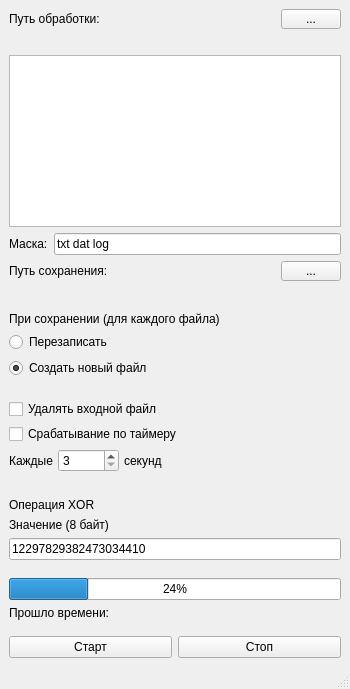
<?xml version="1.0" encoding="UTF-8"?>
<ui version="4.0">
 <class>MainWindow</class>
 <widget class="QMainWindow" name="MainWindow">
  <property name="geometry">
   <rect>
    <x>0</x>
    <y>0</y>
    <width>350</width>
    <height>689</height>
   </rect>
  </property>
  <property name="maximumSize">
   <size>
    <width>350</width>
    <height>800</height>
   </size>
  </property>
  <property name="windowTitle">
   <string>MainWindow</string>
  </property>
  <widget class="QWidget" name="centralwidget">
   <layout class="QVBoxLayout" name="verticalLayout_5">
    <item>
     <layout class="QGridLayout" name="gridLayout_3">
      <item row="0" column="0">
       <widget class="QLabel" name="label">
        <property name="text">
         <string>Путь обработки:</string>
        </property>
       </widget>
      </item>
      <item row="0" column="1">
       <widget class="QToolButton" name="btn_SelectPath">
        <property name="minimumSize">
         <size>
          <width>60</width>
          <height>20</height>
         </size>
        </property>
        <property name="text">
         <string>...</string>
        </property>
       </widget>
      </item>
      <item row="1" column="0">
       <widget class="QLabel" name="labelOpenPath">
        <property name="text">
         <string/>
        </property>
       </widget>
      </item>
     </layout>
    </item>
    <item>
     <widget class="QTextEdit" name="displayFiles">
      <property name="minimumSize">
       <size>
        <width>0</width>
        <height>100</height>
       </size>
      </property>
      <property name="maximumSize">
       <size>
        <width>16777215</width>
        <height>200</height>
       </size>
      </property>
     </widget>
    </item>
    <item>
     <layout class="QHBoxLayout" name="horizontalLayout_3">
      <item>
       <widget class="QLabel" name="labelMask">
        <property name="text">
         <string>Маска:</string>
        </property>
       </widget>
      </item>
      <item>
       <widget class="QLineEdit" name="editMask">
        <property name="text">
         <string>txt dat log</string>
        </property>
       </widget>
      </item>
     </layout>
    </item>
    <item>
     <layout class="QVBoxLayout" name="verticalLayout_3">
      <item>
       <layout class="QGridLayout" name="gridLayout_2">
        <property name="bottomMargin">
         <number>5</number>
        </property>
        <item row="0" column="0">
         <widget class="QLabel" name="label_info_1">
          <property name="text">
           <string>Путь сохранения:</string>
          </property>
         </widget>
        </item>
        <item row="1" column="0">
         <widget class="QLabel" name="savePathLabel">
          <property name="text">
           <string/>
          </property>
         </widget>
        </item>
        <item row="0" column="1">
         <widget class="QToolButton" name="btn_SavePath">
          <property name="minimumSize">
           <size>
            <width>60</width>
            <height>20</height>
           </size>
          </property>
          <property name="text">
           <string>...</string>
          </property>
         </widget>
        </item>
       </layout>
      </item>
      <item>
       <layout class="QVBoxLayout" name="verticalLayout_2">
        <item>
         <widget class="QLabel" name="label_info_2">
          <property name="text">
           <string>При сохранении (для каждого файла)</string>
          </property>
         </widget>
        </item>
        <item>
         <layout class="QGridLayout" name="gridLayout">
          <item row="0" column="0">
           <widget class="QRadioButton" name="btnOverwrite">
            <property name="text">
             <string>Перезаписать</string>
            </property>
            <property name="checked">
             <bool>false</bool>
            </property>
           </widget>
          </item>
          <item row="1" column="0">
           <widget class="QRadioButton" name="btnCreateNew">
            <property name="text">
             <string>Создать новый файл</string>
            </property>
            <property name="checked">
             <bool>true</bool>
            </property>
           </widget>
          </item>
         </layout>
        </item>
       </layout>
      </item>
      <item>
       <layout class="QVBoxLayout" name="verticalLayout">
        <property name="spacing">
         <number>5</number>
        </property>
        <property name="topMargin">
         <number>15</number>
        </property>
        <property name="bottomMargin">
         <number>15</number>
        </property>
        <item>
         <widget class="QCheckBox" name="checkbox_deleteInput">
          <property name="text">
           <string>Удалять входной файл</string>
          </property>
         </widget>
        </item>
        <item>
         <widget class="QCheckBox" name="timer_checkBox">
          <property name="text">
           <string>Срабатывание по таймеру</string>
          </property>
          <property name="checked">
           <bool>false</bool>
          </property>
         </widget>
        </item>
        <item>
         <layout class="QHBoxLayout" name="horizontalLayout">
          <item>
           <widget class="QLabel" name="label_7">
            <property name="text">
             <string>Каждые</string>
            </property>
            <property name="alignment">
             <set>Qt::AlignRight|Qt::AlignTrailing|Qt::AlignVCenter</set>
            </property>
           </widget>
          </item>
          <item>
           <widget class="QSpinBox" name="spinbox_cycle">
            <property name="minimumSize">
             <size>
              <width>60</width>
              <height>0</height>
             </size>
            </property>
            <property name="minimum">
             <number>3</number>
            </property>
            <property name="maximum">
             <number>72000</number>
            </property>
           </widget>
          </item>
          <item>
           <widget class="QLabel" name="label_8">
            <property name="text">
             <string>секунд</string>
            </property>
           </widget>
          </item>
          <item>
           <spacer name="horizontalSpacer">
            <property name="orientation">
             <enum>Qt::Horizontal</enum>
            </property>
            <property name="sizeHint" stdset="0">
             <size>
              <width>20</width>
              <height>20</height>
             </size>
            </property>
           </spacer>
          </item>
         </layout>
        </item>
       </layout>
      </item>
     </layout>
    </item>
    <item>
     <layout class="QVBoxLayout" name="verticalLayout_4">
      <property name="topMargin">
       <number>5</number>
      </property>
      <property name="bottomMargin">
       <number>12</number>
      </property>
      <item>
       <widget class="QLabel" name="label_9">
        <property name="text">
         <string>Операция XOR</string>
        </property>
       </widget>
      </item>
      <item>
       <widget class="QLabel" name="label_10">
        <property name="text">
         <string>Значение (8 байт)</string>
        </property>
       </widget>
      </item>
      <item>
       <widget class="QLineEdit" name="editModifier">
        <property name="text">
         <string>12297829382473034410</string>
        </property>
        <property name="maxLength">
         <number>20</number>
        </property>
       </widget>
      </item>
     </layout>
    </item>
    <item>
     <widget class="QProgressBar" name="progressBar">
      <property name="value">
       <number>24</number>
      </property>
     </widget>
    </item>
    <item>
     <widget class="QLabel" name="label_timer">
      <property name="text">
       <string>Прошло времени:</string>
      </property>
     </widget>
    </item>
    <item>
     <layout class="QHBoxLayout" name="horizontalLayout_2">
      <property name="topMargin">
       <number>10</number>
      </property>
      <item>
       <widget class="QPushButton" name="btn_Start">
        <property name="text">
         <string>Старт</string>
        </property>
       </widget>
      </item>
      <item>
       <widget class="QPushButton" name="btn_stop">
        <property name="text">
         <string>Стоп</string>
        </property>
       </widget>
      </item>
     </layout>
    </item>
   </layout>
  </widget>
  <widget class="QMenuBar" name="menubar">
   <property name="geometry">
    <rect>
     <x>0</x>
     <y>0</y>
     <width>350</width>
     <height>20</height>
    </rect>
   </property>
  </widget>
  <widget class="QStatusBar" name="statusbar"/>
 </widget>
 <resources/>
 <connections/>
</ui>
